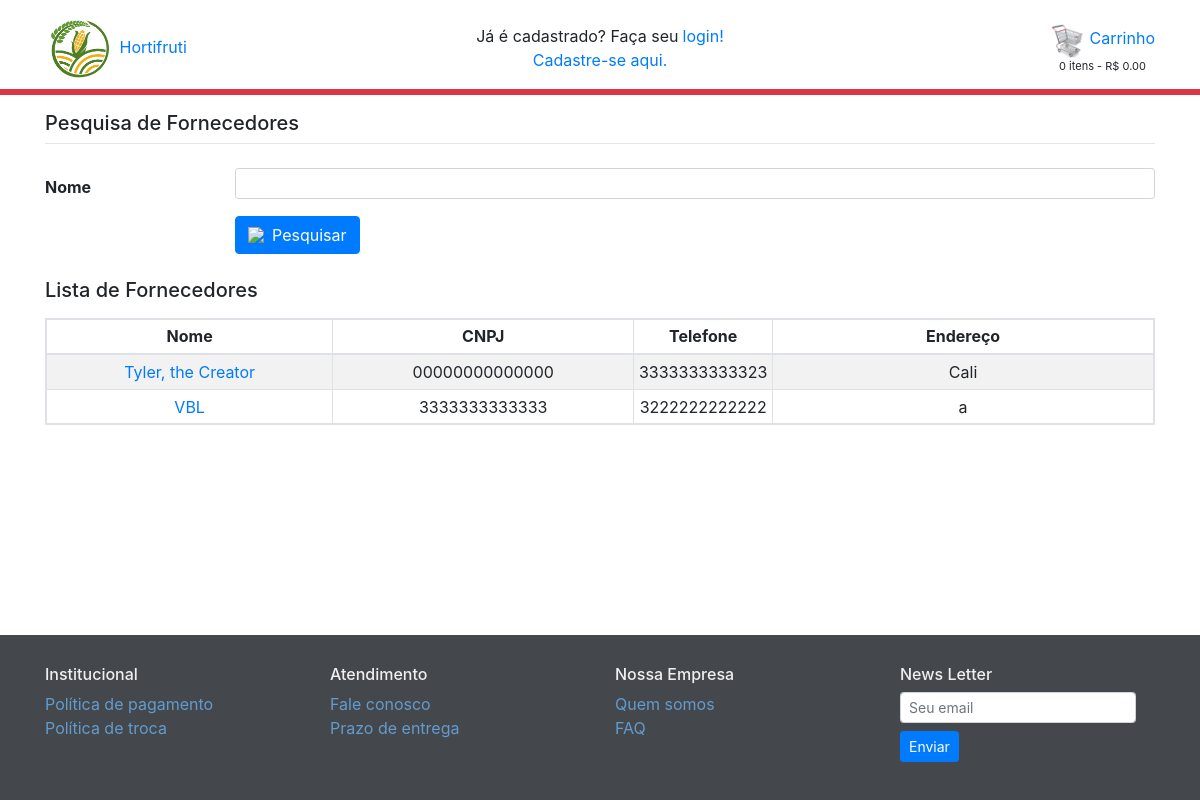
/fornecedor/lista_fornecedor/, run on an earlier commit of the app's database.
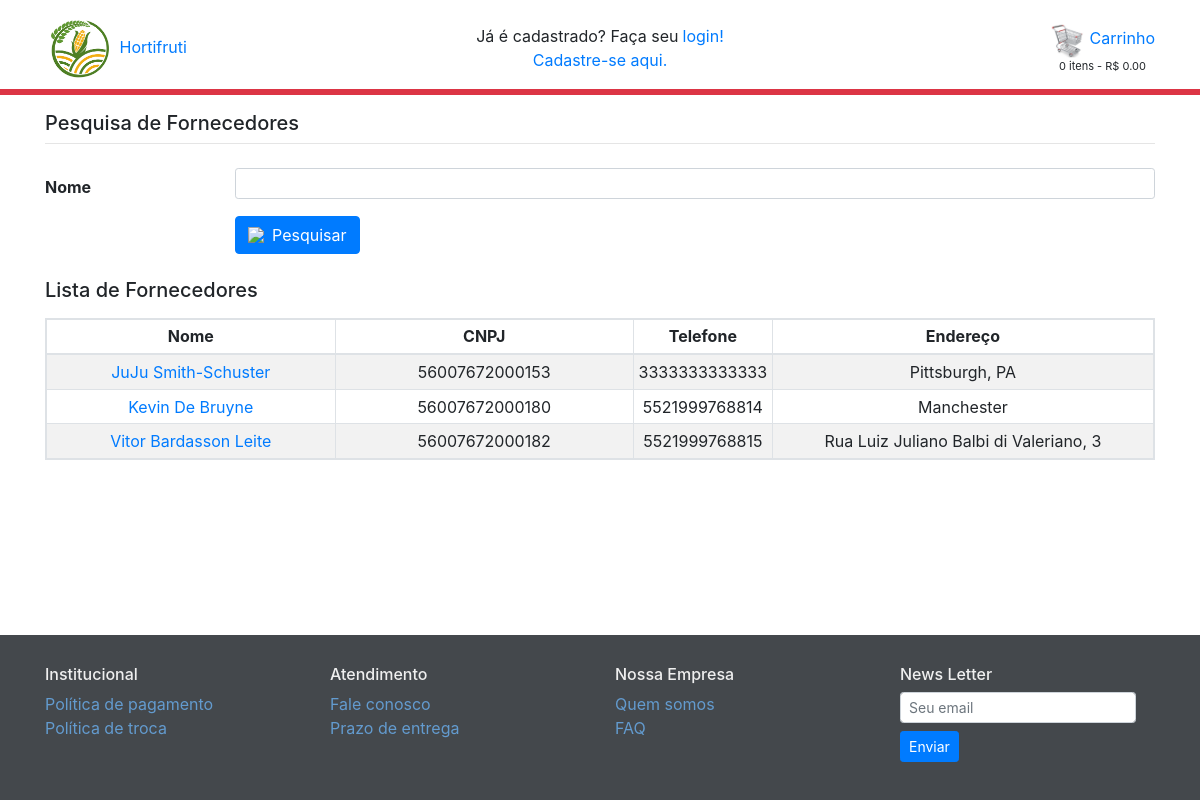
And on a later commit of the database.
### fornecedor/models.py (models this page shows, shortened)
class Fornecedor(models.Model):
    cnpj = models.CharField(max_length=18, unique=True)
    nome = models.CharField(max_length=100)
    telefone = models.CharField(max_length=13, unique=True)
    endereco = models.CharField(max_length=120, unique=True)
    class Meta:
        db_table='fornecedor'
        verbose_name_plural = 'fornecedores'
    def __str__(self):
        return self.nome

### fornecedor/views.py (the view)
# urls.py: path('lista_fornecedor/', views.lista_fornecedor, name='lista_fornecedor'),
def lista_fornecedor(request):
    form = PesquisaFornecedorForm(request.GET)
    if form.is_valid():
        nome = form.cleaned_data['nome']
        lista_de_fornecedors = Fornecedor.objects\
                                   .filter(nome__icontains=nome)\
                                   .order_by('nome')
        paginator = Paginator(lista_de_fornecedors, 3)
        pagina = request.GET.get('pagina')
        page_obj = paginator.get_page(pagina)
        print("list: ", lista_de_fornecedors)
        print("page_obj: ", page_obj)
        return render(request, 'fornecedor/pesquisa_fornecedor.html', { 'fornecedores': page_obj,
                                                                  'form': form,
                                                                  'nome': nome })
    else:
        raise ValueError('Ocorreu um erro inesperado ao tentar recuperar um fornecedor.')

### fornecedor/forms.py
class PesquisaFornecedorForm(forms.Form):
    nome = forms.CharField(
        widget=forms.TextInput(attrs={'class': 'form-control form-control-sm', 'maxlength': '100'}),
        required=False)

### carrinho/carrinho.py (called while the page is built)
    def get_preco_carrinho(self):
        return sum(Decimal(item['preco_total']) for item in self.carrinho.values())

    def get_quantidade_carrinho(self):
        return sum(item['quantidade'] for item in self.carrinho.values())

### carrinho/context_processors.py (called while the page is built)
def calcula_totais_carrinho(request):
    carrinho = Carrinho(request)
    quantidade = carrinho.get_quantidade_carrinho()
    preco_carrinho = carrinho.get_preco_carrinho()
    return {
        'quantidade': quantidade,
        'preco_carrinho': preco_carrinho
    }

### fornecedor/templates/fornecedor/pesquisa_fornecedor.html (shortened to what this page needs)
{% extends 'base.html' %}
{% load static %}
{% block corpo %}
   <div class='mb-4'>
      <h5>Pesquisa de Fornecedores</h5>
      <hr class='mt-0'>
   </div>
   <form action="" method ='GET' class="mb-4">
      <div class='form-group row' style='margin-bottom: 10px;'>
         <label for='id_nome' class='col-lg-2 col-form-label font-weight-bold'>
            Nome
         </label>
         <div class='col-lg-10'>
            {{ form.nome }}
         </div>
      </div>
      <div class='form-group row'>
         <div class="col-lg-10 offset-lg-2">
            <button type='submit' class='btn btn-primary'>
               <div class="d-flex align-items-center">
                  <img src="{% static 'images/skin/binoculo.png' %}" class="mr-2">Pesquisar
               </div>
            </button>
         </div>
      </div>
   </form>
      {% if fornecedores %}
         <h5 class="mb-3">Lista de Fornecedores</h5>
         <table
                class='table table-striped table-sm table-bordered table-responsive mb-4'>
            <thead>
               <tr>
                  <th class='text-center'>Nome</th>
                  <th class='text-center'>CNPJ</th>
                  <th class='text-center'>Telefone</th>
                  <th class='text-center'>Endereço</th>
               </tr>
            </thead>
            <tbody>
               {% for fornecedor in fornecedores %}
                  <tr>
                     <td style="width:30%;" class="text-center align-middle">
                        <a href = "{% url 'fornecedor:exibe_fornecedor' fornecedor.id %}">
                           {{fornecedor.nome}}
                        </a>
                     </td>
                     <td style="width:30%;" class="text-center align-middle">
                        {{fornecedor.cnpj}}
                     </td>
                     <td class="text-center align-middle">
                        {{ fornecedor.telefone }}
                     </td>
                     <td style="width:80%" class="text-center align-middle">
                        {{ fornecedor.endereco }}
                     </td>
                  </tr>
               {% endfor %}
            </tbody>
         </table>
      {% endif %}
{% endblock %}

What changed in the data, as far as the page shows it:
removed Fornecedor: nome "Tyler, the Creator", cnpj "00000000000000", telefone "3333333333323", endereco "Cali"
removed Fornecedor: nome "VBL", cnpj "3333333333333", telefone "3222222222222", endereco "a"
added Fornecedor: nome "JuJu Smith-Schuster", cnpj "56007672000153", telefone "3333333333333", endereco "Pittsburgh, PA"
added Fornecedor: nome "Kevin De Bruyne", cnpj "56007672000180", telefone "5521999768814", endereco "Manchester"
added Fornecedor: nome "Vitor Bardasson Leite", cnpj "56007672000182", telefone "5521999768815", endereco "Rua Luiz Juliano Balbi di Valeriano, 3"
